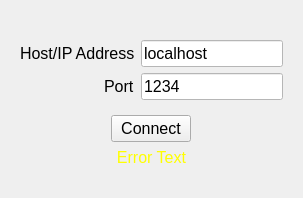
     <widget class="QWidget" name="connectPage">
      <layout class="QGridLayout" name="gridLayout_3">
       <item row="0" column="0" alignment="Qt::AlignHCenter">
        <widget class="QLabel" name="connect_logoImage">
         <property name="sizePolicy">
          <sizepolicy hsizetype="Preferred" vsizetype="Preferred">
           <horstretch>0</horstretch>
           <verstretch>0</verstretch>
          </sizepolicy>
         </property>
         <property name="maximumSize">
          <size>
           <width>100</width>
           <height>100</height>
          </size>
         </property>
         <property name="text">
          <string/>
         </property>
         <property name="textFormat">
          <enum>Qt::RichText</enum>
         </property>
         <property name="pixmap">
          <pixmap resource="resources/resources.qrc">:/icons/icon-256.png</pixmap>
         </property>
         <property name="scaledContents">
          <bool>false</bool>
         </property>
         <property name="alignment">
          <set>Qt::AlignBottom|Qt::AlignHCenter</set>
         </property>
        </widget>
       </item>
       <item row="4" column="0">
        <widget class="QLabel" name="connect_indicator">
         <property name="text">
          <string/>
         </property>
         <property name="textFormat">
          <enum>Qt::RichText</enum>
         </property>
         <property name="pixmap">
          <pixmap resource="resources/resources.qrc">:/indicator/loader-small.gif</pixmap>
         </property>
         <property name="alignment">
          <set>Qt::AlignHCenter|Qt::AlignTop</set>
         </property>
        </widget>
       </item>
       <item row="2" column="0" alignment="Qt::AlignHCenter">
        <widget class="QPushButton" name="connect_confirmButton">
         <property name="sizePolicy">
          <sizepolicy hsizetype="Maximum" vsizetype="Fixed">
           <horstretch>0</horstretch>
           <verstretch>0</verstretch>
          </sizepolicy>
         </property>
         <property name="font">
          <font>
           <pointsize>12</pointsize>
          </font>
         </property>
         <property name="text">
          <string>Connect</string>
         </property>
        </widget>
       </item>
       <item row="3" column="0">
        <widget class="QLabel" name="connect_errorLabel">
         <property name="sizePolicy">
          <sizepolicy hsizetype="Preferred" vsizetype="Maximum">
           <horstretch>0</horstretch>
           <verstretch>0</verstretch>
          </sizepolicy>
         </property>
         <property name="palette">
          <palette>
           <active>
            <colorrole role="WindowText">
             <brush brushstyle="SolidPattern">
              <color alpha="255">
               <red>255</red>
               <green>255</green>
               <blue>0</blue>
              </color>
             </brush>
            </colorrole>
           </active>
           <inactive>
            <colorrole role="WindowText">
             <brush brushstyle="SolidPattern">
              <color alpha="255">
               <red>255</red>
               <green>255</green>
               <blue>0</blue>
              </color>
             </brush>
            </colorrole>
           </inactive>
           <disabled>
            <colorrole role="WindowText">
             <brush brushstyle="SolidPattern">
              <color alpha="255">
               <red>37</red>
               <green>37</green>
               <blue>37</blue>
              </color>
             </brush>
            </colorrole>
           </disabled>
          </palette>
         </property>
         <property name="font">
          <font>
           <pointsize>12</pointsize>
          </font>
         </property>
         <property name="text">
          <string>Error Text</string>
         </property>
         <property name="alignment">
          <set>Qt::AlignHCenter|Qt::AlignTop</set>
         </property>
        </widget>
       </item>
       <item row="1" column="0" alignment="Qt::AlignHCenter">
        <widget class="QWidget" name="widget_6" native="true">
         <property name="sizePolicy">
          <sizepolicy hsizetype="Preferred" vsizetype="Maximum">
           <horstretch>0</horstretch>
           <verstretch>0</verstretch>
          </sizepolicy>
         </property>
         <layout class="QFormLayout" name="formLayout_3">
          <property name="labelAlignment">
           <set>Qt::AlignRight|Qt::AlignTrailing|Qt::AlignVCenter</set>
          </property>
          <property name="formAlignment">
           <set>Qt::AlignBottom|Qt::AlignLeading|Qt::AlignLeft</set>
          </property>
          <item row="0" column="0">
           <widget class="QLabel" name="hostLabel">
            <property name="font">
             <font>
              <pointsize>12</pointsize>
             </font>
            </property>
            <property name="text">
             <string>Host/IP Address</string>
            </property>
           </widget>
          </item>
          <item row="1" column="0">
           <widget class="QLabel" name="hostPortLabel">
            <property name="font">
             <font>
              <pointsize>12</pointsize>
             </font>
            </property>
            <property name="text">
             <string>Port</string>
            </property>
           </widget>
          </item>
          <item row="1" column="1">
           <widget class="QLineEdit" name="connect_portLineEdit">
            <property name="sizePolicy">
             <sizepolicy hsizetype="Maximum" vsizetype="Fixed">
              <horstretch>0</horstretch>
              <verstretch>0</verstretch>
             </sizepolicy>
            </property>
            <property name="palette">
             <palette>
              <active>
               <colorrole role="WindowText">
                <brush brushstyle="SolidPattern">
                 <color alpha="255">
                  <red>0</red>
                  <green>0</green>
                  <blue>0</blue>
                 </color>
                </brush>
               </colorrole>
               <colorrole role="Button">
                <brush brushstyle="SolidPattern">
                 <color alpha="255">
                  <red>255</red>
                  <green>255</green>
                  <blue>255</blue>
                 </color>
                </brush>
               </colorrole>
               <colorrole role="Light">
                <brush brushstyle="SolidPattern">
                 <color alpha="255">
                  <red>255</red>
                  <green>255</green>
                  <blue>255</blue>
                 </color>
                </brush>
               </colorrole>
               <colorrole role="Midlight">
                <brush brushstyle="SolidPattern">
                 <color alpha="255">
                  <red>255</red>
                  <green>255</green>
                  <blue>255</blue>
                 </color>
                </brush>
               </colorrole>
               <colorrole role="Dark">
                <brush brushstyle="SolidPattern">
                 <color alpha="255">
                  <red>127</red>
                  <green>127</green>
                  <blue>127</blue>
                 </color>
                </brush>
               </colorrole>
               <colorrole role="Mid">
                <brush brushstyle="SolidPattern">
                 <color alpha="255">
                  <red>170</red>
                  <green>170</green>
                  <blue>170</blue>
                 </color>
                </brush>
               </colorrole>
               <colorrole role="Text">
                <brush brushstyle="SolidPattern">
                 <color alpha="255">
                  <red>0</red>
                  <green>0</green>
                  <blue>0</blue>
                 </color>
                </brush>
               </colorrole>
               <colorrole role="BrightText">
                <brush brushstyle="SolidPattern">
                 <color alpha="255">
                  <red>255</red>
                  <green>255</green>
                  <blue>255</blue>
                 </color>
                </brush>
               </colorrole>
               <colorrole role="ButtonText">
                <brush brushstyle="SolidPattern">
                 <color alpha="255">
                  <red>0</red>
                  <green>0</green>
                  <blue>0</blue>
                 </color>
                </brush>
               </colorrole>
               <colorrole role="Base">
                <brush brushstyle="SolidPattern">
                 <color alpha="255">
                  <red>255</red>
                  <green>255</green>
                  <blue>255</blue>
                 </color>
                </brush>
               </colorrole>
               <colorrole role="Window">
                <brush brushstyle="SolidPattern">
                 <color alpha="255">
                  <red>255</red>
                  <green>255</green>
                  <blue>255</blue>
                 </color>
                </brush>
               </colorrole>
               <colorrole role="Shadow">
                <brush brushstyle="SolidPattern">
                 <color alpha="255">
                  <red>0</red>
                  <green>0</green>
                  <blue>0</blue>
                 </color>
                </brush>
               </colorrole>
               <colorrole role="AlternateBase">
                <brush brushstyle="SolidPattern">
                 <color alpha="255">
                  <red>255</red>
                  <green>255</green>
                  <blue>255</blue>
                 </color>
                </brush>
               </colorrole>
               <colorrole role="ToolTipBase">
                <brush brushstyle="SolidPattern">
                 <color alpha="255">
                  <red>255</red>
                  <green>255</green>
                  <blue>220</blue>
                 </color>
                </brush>
               </colorrole>
               <colorrole role="ToolTipText">
                <brush brushstyle="SolidPattern">
                 <color alpha="255">
                  <red>0</red>
                  <green>0</green>
                  <blue>0</blue>
                 </color>
                </brush>
               </colorrole>
              </active>
              <inactive>
               <colorrole role="WindowText">
                <brush brushstyle="SolidPattern">
                 <color alpha="255">
                  <red>0</red>
                  <green>0</green>
                  <blue>0</blue>
                 </color>
                </brush>
               </colorrole>
               <colorrole role="Button">
                <brush brushstyle="SolidPattern">
                 <color alpha="255">
                  <red>255</red>
                  <green>255</green>
                  <blue>255</blue>
                 </color>
                </brush>
               </colorrole>
               <colorrole role="Light">
                <brush brushstyle="SolidPattern">
                 <color alpha="255">
                  <red>255</red>
                  <green>255</green>
                  <blue>255</blue>
                 </color>
                </brush>
               </colorrole>
               <colorrole role="Midlight">
                <brush brushstyle="SolidPattern">
                 <color alpha="255">
                  <red>255</red>
                  <green>255</green>
                  <blue>255</blue>
                 </color>
                </brush>
               </colorrole>
               <colorrole role="Dark">
                <brush brushstyle="SolidPattern">
                 <color alpha="255">
                  <red>127</red>
                  <green>127</green>
                  <blue>127</blue>
                 </color>
                </brush>
               </colorrole>
               <colorrole role="Mid">
                <brush brushstyle="SolidPattern">
                 <color alpha="255">
                  <red>170</red>
                  <green>170</green>
                  <blue>170</blue>
                 </color>
                </brush>
               </colorrole>
               <colorrole role="Text">
                <brush brushstyle="SolidPattern">
                 <color alpha="255">
                  <red>0</red>
                  <green>0</green>
                  <blue>0</blue>
                 </color>
                </brush>
               </colorrole>
               <colorrole role="BrightText">
                <brush brushstyle="SolidPattern">
                 <color alpha="255">
                  <red>255</red>
                  <green>255</green>
                  <blue>255</blue>
                 </color>
                </brush>
               </colorrole>
               <colorrole role="ButtonText">
                <brush brushstyle="SolidPattern">
                 <color alpha="255">
                  <red>0</red>
                  <green>0</green>
                  <blue>0</blue>
                 </color>
                </brush>
               </colorrole>
               <colorrole role="Base">
                <brush brushstyle="SolidPattern">
                 <color alpha="255">
                  <red>255</red>
                  <green>255</green>
                  <blue>255</blue>
                 </color>
                </brush>
               </colorrole>
               <colorrole role="Window">
                <brush brushstyle="SolidPattern">
                 <color alpha="255">
                  <red>255</red>
                  <green>255</green>
                  <blue>255</blue>
                 </color>
                </brush>
               </colorrole>
               <colorrole role="Shadow">
                <brush brushstyle="SolidPattern">
                 <color alpha="255">
                  <red>0</red>
                  <green>0</green>
                  <blue>0</blue>
                 </color>
                </brush>
               </colorrole>
               <colorrole role="AlternateBase">
                <brush brushstyle="SolidPattern">
                 <color alpha="255">
                  <red>255</red>
                  <green>255</green>
                  <blue>255</blue>
                 </color>
                </brush>
               </colorrole>
               <colorrole role="ToolTipBase">
                <brush brushstyle="SolidPattern">
                 <color alpha="255">
                  <red>255</red>
                  <green>255</green>
                  <blue>220</blue>
                 </color>
                </brush>
               </colorrole>
               <colorrole role="ToolTipText">
                <brush brushstyle="SolidPattern">
                 <color alpha="255">
                  <red>0</red>
                  <green>0</green>
                  <blue>0</blue>
                 </color>
                </brush>
               </colorrole>
              </inactive>
              <disabled>
               <colorrole role="WindowText">
                <brush brushstyle="SolidPattern">
                 <color alpha="255">
                  <red>127</red>
                  <green>127</green>
                  <blue>127</blue>
                 </color>
                </brush>
               </colorrole>
               <colorrole role="Button">
                <brush brushstyle="SolidPattern">
                 <color alpha="255">
                  <red>255</red>
                  <green>255</green>
                  <blue>255</blue>
                 </color>
                </brush>
               </colorrole>
               <colorrole role="Light">
                <brush brushstyle="SolidPattern">
                 <color alpha="255">
                  <red>255</red>
                  <green>255</green>
                  <blue>255</blue>
                 </color>
                </brush>
               </colorrole>
               <colorrole role="Midlight">
                <brush brushstyle="SolidPattern">
                 <color alpha="255">
                  <red>255</red>
                  <green>255</green>
                  <blue>255</blue>
                 </color>
                </brush>
               </colorrole>
               <colorrole role="Dark">
                <brush brushstyle="SolidPattern">
                 <color alpha="255">
                  <red>127</red>
                  <green>127</green>
                  <blue>127</blue>
                 </color>
                </brush>
               </colorrole>
               <colorrole role="Mid">
                <brush brushstyle="SolidPattern">
                 <color alpha="255">
                  <red>170</red>
                  <green>170</green>
                  <blue>170</blue>
                 </color>
                </brush>
               </colorrole>
               <colorrole role="Text">
                <brush brushstyle="SolidPattern">
                 <color alpha="255">
                  <red>127</red>
                  <green>127</green>
                  <blue>127</blue>
                 </color>
                </brush>
               </colorrole>
               <colorrole role="BrightText">
                <brush brushstyle="SolidPattern">
                 <color alpha="255">
                  <red>255</red>
                  <green>255</green>
                  <blue>255</blue>
                 </color>
                </brush>
               </colorrole>
               <colorrole role="ButtonText">
                <brush brushstyle="SolidPattern">
                 <color alpha="255">
                  <red>127</red>
                  <green>127</green>
                  <blue>127</blue>
                 </color>
                </brush>
               </colorrole>
               <colorrole role="Base">
                <brush brushstyle="SolidPattern">
                 <color alpha="255">
                  <red>255</red>
                  <green>255</green>
                  <blue>255</blue>
                 </color>
                </brush>
               </colorrole>
               <colorrole role="Window">
                <brush brushstyle="SolidPattern">
                 <color alpha="255">
                  <red>255</red>
                  <green>255</green>
                  <blue>255</blue>
                 </color>
                </brush>
               </colorrole>
               <colorrole role="Shadow">
                <brush brushstyle="SolidPattern">
                 <color alpha="255">
                  <red>0</red>
                  <green>0</green>
                  <blue>0</blue>
                 </color>
                </brush>
               </colorrole>
               <colorrole role="AlternateBase">
                <brush brushstyle="SolidPattern">
                 <color alpha="255">
                  <red>255</red>
                  <green>255</green>
                  <blue>255</blue>
                 </color>
                </brush>
               </colorrole>
               <colorrole role="ToolTipBase">
                <brush brushstyle="SolidPattern">
                 <color alpha="255">
                  <red>255</red>
                  <green>255</green>
                  <blue>220</blue>
                 </color>
                </brush>
               </colorrole>
               <colorrole role="ToolTipText">
                <brush brushstyle="SolidPattern">
                 <color alpha="255">
                  <red>0</red>
                  <green>0</green>
                  <blue>0</blue>
                 </color>
                </brush>
               </colorrole>
              </disabled>
             </palette>
            </property>
            <property name="font">
             <font>
              <pointsize>12</pointsize>
             </font>
            </property>
            <property name="text">
             <string>1234</string>
            </property>
           </widget>
          </item>
          <item row="0" column="1">
           <widget class="QLineEdit" name="connect_hostnameLineEdit">
            <property name="sizePolicy">
             <sizepolicy hsizetype="Maximum" vsizetype="Fixed">
              <horstretch>0</horstretch>
              <verstretch>0</verstretch>
             </sizepolicy>
            </property>
            <property name="palette">
             <palette>
              <active>
               <colorrole role="WindowText">
                <brush brushstyle="SolidPattern">
                 <color alpha="255">
                  <red>0</red>
                  <green>0</green>
                  <blue>0</blue>
                 </color>
                </brush>
               </colorrole>
               <colorrole role="Button">
                <brush brushstyle="SolidPattern">
                 <color alpha="255">
                  <red>255</red>
                  <green>255</green>
                  <blue>255</blue>
                 </color>
                </brush>
               </colorrole>
               <colorrole role="Light">
                <brush brushstyle="SolidPattern">
                 <color alpha="255">
                  <red>255</red>
                  <green>255</green>
                  <blue>255</blue>
                 </color>
                </brush>
               </colorrole>
               <colorrole role="Midlight">
                <brush brushstyle="SolidPattern">
                 <color alpha="255">
                  <red>255</red>
                  <green>255</green>
                  <blue>255</blue>
                 </color>
                </brush>
               </colorrole>
               <colorrole role="Dark">
                <brush brushstyle="SolidPattern">
                 <color alpha="255">
                  <red>127</red>
                  <green>127</green>
                  <blue>127</blue>
                 </color>
                </brush>
               </colorrole>
               <colorrole role="Mid">
                <brush brushstyle="SolidPattern">
                 <color alpha="255">
                  <red>170</red>
                  <green>170</green>
                  <blue>170</blue>
                 </color>
                </brush>
               </colorrole>
               <colorrole role="Text">
                <brush brushstyle="SolidPattern">
                 <color alpha="255">
                  <red>0</red>
                  <green>0</green>
                  <blue>0</blue>
                 </color>
                </brush>
               </colorrole>
               <colorrole role="BrightText">
                <brush brushstyle="SolidPattern">
                 <color alpha="255">
                  <red>255</red>
                  <green>255</green>
                  <blue>255</blue>
                 </color>
                </brush>
               </colorrole>
               <colorrole role="ButtonText">
                <brush brushstyle="SolidPattern">
                 <color alpha="255">
                  <red>0</red>
                  <green>0</green>
                  <blue>0</blue>
                 </color>
                </brush>
               </colorrole>
               <colorrole role="Base">
                <brush brushstyle="SolidPattern">
                 <color alpha="255">
                  <red>255</red>
                  <green>255</green>
                  <blue>255</blue>
                 </color>
                </brush>
               </colorrole>
               <colorrole role="Window">
                <brush brushstyle="SolidPattern">
                 <color alpha="255">
                  <red>255</red>
                  <green>255</green>
                  <blue>255</blue>
                 </color>
                </brush>
               </colorrole>
               <colorrole role="Shadow">
                <brush brushstyle="SolidPattern">
                 <color alpha="255">
                  <red>0</red>
                  <green>0</green>
                  <blue>0</blue>
                 </color>
                </brush>
               </colorrole>
               <colorrole role="AlternateBase">
                <brush brushstyle="SolidPattern">
                 <color alpha="255">
                  <red>255</red>
                  <green>255</green>
                  <blue>255</blue>
                 </color>
                </brush>
               </colorrole>
               <colorrole role="ToolTipBase">
                <brush brushstyle="SolidPattern">
                 <color alpha="255">
                  <red>255</red>
                  <green>255</green>
                  <blue>220</blue>
                 </color>
                </brush>
               </colorrole>
               <colorrole role="ToolTipText">
                <brush brushstyle="SolidPattern">
                 <color alpha="255">
                  <red>0</red>
                  <green>0</green>
                  <blue>0</blue>
                 </color>
                </brush>
               </colorrole>
              </active>
              <inactive>
               <colorrole role="WindowText">
                <brush brushstyle="SolidPattern">
                 <color alpha="255">
                  <red>0</red>
                  <green>0</green>
                  <blue>0</blue>
                 </color>
                </brush>
               </colorrole>
               <colorrole role="Button">
                <brush brushstyle="SolidPattern">
                 <color alpha="255">
                  <red>255</red>
                  <green>255</green>
                  <blue>255</blue>
                 </color>
                </brush>
               </colorrole>
               <colorrole role="Light">
                <brush brushstyle="SolidPattern">
                 <color alpha="255">
                  <red>255</red>
                  <green>255</green>
                  <blue>255</blue>
                 </color>
                </brush>
               </colorrole>
               <colorrole role="Midlight">
                <brush brushstyle="SolidPattern">
                 <color alpha="255">
                  <red>255</red>
                  <green>255</green>
                  <blue>255</blue>
                 </color>
                </brush>
               </colorrole>
               <colorrole role="Dark">
                <brush brushstyle="SolidPattern">
                 <color alpha="255">
                  <red>127</red>
                  <green>127</green>
                  <blue>127</blue>
                 </color>
                </brush>
               </colorrole>
               <colorrole role="Mid">
                <brush brushstyle="SolidPattern">
                 <color alpha="255">
                  <red>170</red>
                  <green>170</green>
                  <blue>170</blue>
                 </color>
                </brush>
               </colorrole>
               <colorrole role="Text">
                <brush brushstyle="SolidPattern">
                 <color alpha="255">
                  <red>0</red>
                  <green>0</green>
                  <blue>0</blue>
                 </color>
                </brush>
               </colorrole>
               <colorrole role="BrightText">
                <brush brushstyle="SolidPattern">
                 <color alpha="255">
                  <red>255</red>
                  <green>255</green>
                  <blue>255</blue>
                 </color>
                </brush>
               </colorrole>
               <colorrole role="ButtonText">
                <brush brushstyle="SolidPattern">
                 <color alpha="255">
                  <red>0</red>
                  <green>0</green>
                  <blue>0</blue>
                 </color>
                </brush>
               </colorrole>
               <colorrole role="Base">
                <brush brushstyle="SolidPattern">
                 <color alpha="255">
                  <red>255</red>
                  <green>255</green>
                  <blue>255</blue>
                 </color>
                </brush>
               </colorrole>
               <colorrole role="Window">
                <brush brushstyle="SolidPattern">
                 <color alpha="255">
                  <red>255</red>
                  <green>255</green>
                  <blue>255</blue>
                 </color>
                </brush>
               </colorrole>
               <colorrole role="Shadow">
                <brush brushstyle="SolidPattern">
                 <color alpha="255">
                  <red>0</red>
                  <green>0</green>
                  <blue>0</blue>
                 </color>
                </brush>
               </colorrole>
               <colorrole role="AlternateBase">
                <brush brushstyle="SolidPattern">
                 <color alpha="255">
                  <red>255</red>
                  <green>255</green>
                  <blue>255</blue>
                 </color>
                </brush>
               </colorrole>
               <colorrole role="ToolTipBase">
                <brush brushstyle="SolidPattern">
                 <color alpha="255">
                  <red>255</red>
                  <green>255</green>
                  <blue>220</blue>
                 </color>
                </brush>
               </colorrole>
               <colorrole role="ToolTipText">
                <brush brushstyle="SolidPattern">
                 <color alpha="255">
                  <red>0</red>
                  <green>0</green>
                  <blue>0</blue>
                 </color>
                </brush>
               </colorrole>
              </inactive>
              <disabled>
               <colorrole role="WindowText">
                <brush brushstyle="SolidPattern">
                 <color alpha="255">
                  <red>127</red>
                  <green>127</green>
                  <blue>127</blue>
                 </color>
                </brush>
               </colorrole>
               <colorrole role="Button">
                <brush brushstyle="SolidPattern">
                 <color alpha="255">
                  <red>255</red>
                  <green>255</green>
                  <blue>255</blue>
                 </color>
                </brush>
               </colorrole>
               <colorrole role="Light">
                <brush brushstyle="SolidPattern">
                 <color alpha="255">
                  <red>255</red>
                  <green>255</green>
                  <blue>255</blue>
                 </color>
                </brush>
               </colorrole>
               <colorrole role="Midlight">
                <brush brushstyle="SolidPattern">
                 <color alpha="255">
                  <red>255</red>
                  <green>255</green>
                  <blue>255</blue>
                 </color>
                </brush>
               </colorrole>
               <colorrole role="Dark">
                <brush brushstyle="SolidPattern">
                 <color alpha="255">
                  <red>127</red>
                  <green>127</green>
                  <blue>127</blue>
                 </color>
                </brush>
               </colorrole>
               <colorrole role="Mid">
                <brush brushstyle="SolidPattern">
                 <color alpha="255">
                  <red>170</red>
                  <green>170</green>
                  <blue>170</blue>
                 </color>
                </brush>
               </colorrole>
               <colorrole role="Text">
                <brush brushstyle="SolidPattern">
                 <color alpha="255">
                  <red>127</red>
                  <green>127</green>
                  <blue>127</blue>
                 </color>
                </brush>
               </colorrole>
               <colorrole role="BrightText">
                <brush brushstyle="SolidPattern">
                 <color alpha="255">
                  <red>255</red>
                  <green>255</green>
                  <blue>255</blue>
                 </color>
                </brush>
               </colorrole>
               <colorrole role="ButtonText">
                <brush brushstyle="SolidPattern">
                 <color alpha="255">
                  <red>127</red>
                  <green>127</green>
                  <blue>127</blue>
                 </color>
                </brush>
               </colorrole>
               <colorrole role="Base">
                <brush brushstyle="SolidPattern">
                 <color alpha="255">
                  <red>255</red>
                  <green>255</green>
                  <blue>255</blue>
                 </color>
                </brush>
               </colorrole>
               <colorrole role="Window">
                <brush brushstyle="SolidPattern">
                 <color alpha="255">
                  <red>255</red>
                  <green>255</green>
                  <blue>255</blue>
                 </color>
                </brush>
               </colorrole>
               <colorrole role="Shadow">
                <brush brushstyle="SolidPattern">
                 <color alpha="255">
                  <red>0</red>
                  <green>0</green>
                  <blue>0</blue>
                 </color>
                </brush>
               </colorrole>
               <colorrole role="AlternateBase">
                <brush brushstyle="SolidPattern">
                 <color alpha="255">
                  <red>255</red>
                  <green>255</green>
                  <blue>255</blue>
                 </color>
                </brush>
               </colorrole>
               <colorrole role="ToolTipBase">
                <brush brushstyle="SolidPattern">
                 <color alpha="255">
                  <red>255</red>
                  <green>255</green>
                  <blue>220</blue>
                 </color>
                </brush>
               </colorrole>
               <colorrole role="ToolTipText">
                <brush brushstyle="SolidPattern">
                 <color alpha="255">
                  <red>0</red>
                  <green>0</green>
                  <blue>0</blue>
                 </color>
                </brush>
               </colorrole>
              </disabled>
             </palette>
            </property>
            <property name="font">
             <font>
              <pointsize>12</pointsize>
             </font>
            </property>
            <property name="text">
             <string>localhost</string>
            </property>
           </widget>
          </item>
         </layout>
        </widget>
       </item>
      </layout>
     </widget>
